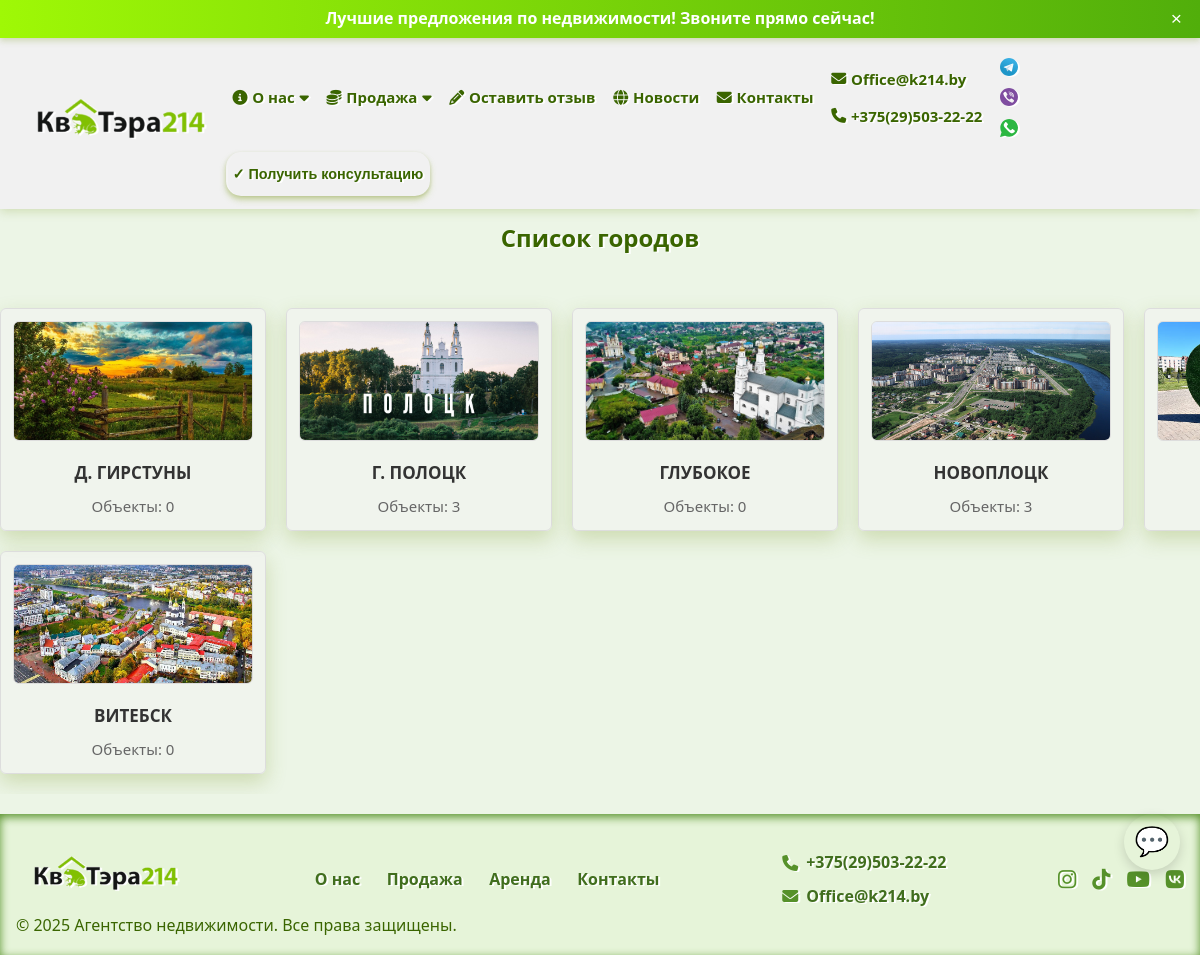
Screenshot of /cities/ with the database file from the repository.
### webapp/models.py (models this page shows, shortened)
class Contact(models.Model):
    name = models.CharField(max_length=255)
    phone = models.CharField(max_length=20, default='phone')
    phone_two = models.CharField(max_length=20, default='phone')
    email = models.EmailField()
    class Meta:
        verbose_name = "Контакт"
        verbose_name_plural = "Контакты"

class Messengers(models.Model):
    contact = models.ForeignKey(Contact, related_name='messengers', on_delete=models.CASCADE)
    name = models.CharField(max_length=100)
    url = models.URLField()
    icon_svg = models.FileField(upload_to='messenger_svgs/', blank=True, null=True, help_text='SVG файл иконки')
    is_had = models.BooleanField(default=True, verbose_name="В верхнее меню")
    class Meta:
        verbose_name = "Мессенджеры"
        verbose_name_plural = "Мессенджеры"

class City(models.Model):
    name = models.CharField(max_length=255, unique=True, verbose_name="Название города")
    slug = models.SlugField(max_length=255, unique=True, blank=True, null=True, verbose_name="Slug для URL")
    description = models.TextField(blank=True, null=True, verbose_name="Описание города")
    photo = models.ImageField(upload_to='city_photos/', blank=True, null=True, verbose_name="Фото города")
    def photo_preview(self):
        if self.photo:
            return format_html('<img src="{}" style="max-height: 100px;"/>', self.photo.url)
        return "Нет фото"
    photo_preview.short_description = "Фото"
    class Meta:
        verbose_name = "Город"
        verbose_name_plural = "Города"
        ordering = ['name']

class SocialNetwork(models.Model):
    contact = models.ForeignKey(Contact, related_name='social_networks', on_delete=models.CASCADE)
    name = models.CharField(max_length=100)
    url = models.URLField()
    icon = models.CharField(max_length=100, help_text='Название иконки (например, fa-facebook) или путь')
    is_had = models.BooleanField(default=True, verbose_name="В верхнее меню")
    class Meta:
        verbose_name = "Соц сети"
        verbose_name_plural = "Соц сети"

### webapp/views.py (the view)
# urls.py: path('cities/', views.city_list, name='city_list'),
def city_list(request):
    cities = City.objects.annotate(property_count=Count('properties'))
    return render(request, 'webapp/category_objects.html', {'cities': cities})

### webapp/context_processors.py (called while the page is built)
def contact_data(request):
    contact = Contact.objects.prefetch_related('social_networks', 'messengers').first()
    cities = City.objects.all()
    if contact:
        social_networks = contact.social_networks.filter(is_had=True)
        messengers = contact.messengers.filter(is_had=True)
    else:
        social_networks = []
        messengers = []
    return {
        'contact': contact,
        'social_networks': social_networks,
        'messengers': messengers,
        'cities': cities,
    }

def get_usd_to_byn_rate():
    url = "https://api.nbrb.by/exrates/rates/USD?parammode=2"
    response = requests.get(url)
    if response.status_code == 200:
        data = response.json()
        rate = data.get('Cur_OfficialRate')
        scale = data.get('Cur_Scale', 1)
        if rate and scale:
            return rate / scale
    return None

def currency_rates(request):
    rate = get_usd_to_byn_rate()
    return {
        'usd_to_byn_rate': rate
    }

### webapp/templates/webapp/category_objects.html
{% extends 'main/base.html' %}
{% load static %}
{% load currency_filters %}
{% block content %}
    <section>
        <div class="listing-wrapper">
            <h1 class="page-title">Список городов</h1>
            <div class="city-list-container">
                <div class="city-grid">
                    {% for city in cities %}
                        <div class="city-grid-item">
                            <a href="{% url 'city_detail' slug=city.slug %}" class="city-link">
                                {% if city.photo %}
                                    <img src="{{ city.photo.url }}" alt="{{ city.name }}" class="city-photo"/>
                                {% endif %}
                                <span class="city-name">{{ city.name }}</span>
                            </a>
                            <span class="property-count">Объекты: {{ city.property_count }}</span>
                        </div>
                    {% empty %}
                        <p>Города не найдены</p>
                    {% endfor %}
                </div>
            </div>
        </div>
    </section>
{% endblock %}

### templates/main/base.html (shortened to what this page needs)
{% load static %}
<!DOCTYPE html>
<html lang="ru">
<head>
    <link href="https://cdnjs.cloudflare.com/ajax/libs/font-awesome/6.4.0/css/all.min.css" rel="stylesheet"/>
    <link rel="stylesheet" href="{% static 'webapp/css/style.css' %}"/>
</head>
<body>
<div id="top-bar" class="top-bar marquee-container">
    <span class="marquee-text">Лучшие предложения по недвижимости! Звоните прямо сейчас!</span>
    <button class="close-button" aria-label="Закрыть">&times;</button>
</div>
<header class="header">
    <div class="container header-container">
        <div class="logo">
            <a href="{% url 'index' %}">
                <img src="{% static 'webapp/images/logo_kvatera.png' %}" alt="Логотип агентства"/>
            </a>
        </div>
        <nav id="navMenu" class="nav" aria-hidden="true">
            <ul class="menu">
                <li class="dropdown about-dropdown">
                    <a href="{% url 'about' %}"><i class="fa-solid fa-info-circle"></i> О нас <i
                            class="fa fa-caret-down"></i></a>
                </li>
                <li class="dropdown sale-dropdown">
                    <a href="{% url 'city_list' %}"><i class="fa-solid fa-coins"></i> Продажа <i
                            class="fa fa-caret-down"></i></a>
                </li>
                <li><a href="#" id="openReviewBtn"><i class="fas fa-pencil-alt"></i> Оставить отзыв</a></li>
                <li><a href="{% url 'contacts' %}"><i class="fa-solid fa-globe"></i> Новости</a></li>
                <li><a href="{% url 'contacts' %}"><i class="fa-solid fa-envelope"></i> Контакты</a></li>
                <li class="contacts-menu">
                    <a href="mailto:{{ contact.email|urlencode }}"><i
                            class="fa-solid fa-envelope"></i> {{ contact.email }}</a>
                    <a href="tel:{{ contact.phone|urlencode }}"><i class="fa-solid fa-phone"></i> {{ contact.phone }}
                    </a>
                </li>
                <li class="messenger-menu">
                    {% for messenger in messengers %}
                        <a href="{{ messenger.url }}" aria-label="{{ messenger.name }}" target="_blank"
                           rel="noopener noreferrer">
                            {% if messenger.icon_svg %}
                                <img src="{{ messenger.icon_svg.url }}" alt="{{ messenger.name }}"
                                     class="messengers"/>
                            {% else %}
                                {{ messenger.name }}
                            {% endif %}
                        </a>
                    {% empty %}
                        <span>Мессенджеров нет</span>
                    {% endfor %}
                </li>
                <li>
                    <button class="btn-consultation" id="openConsultationBtn">✓ Получить консультацию</button>
                </li>
            </ul>
        </nav>
    </div>
    <div id="messenger-menu-always" aria-label="Мессенджер меню" role="navigation" class="messenger-menu-always">
        <button class="messenger-toggle" aria-expanded="false" aria-controls="messenger-options">
            💬
        </button>
    </div>
</header>
{% block content %}{% endblock %}
<footer class="footer">
    <div class="container footer-container">
        <div class="footer-logo">
            <img src="{% static 'webapp/images/logo_kvatera.png' %}" alt="Логотип агентства"/>
        </div>
        <nav class="footer-menu">
            <a href="{% url 'about' %}">О нас</a>
            <a href="{% url 'sale' %}">Продажа</a>
            <a href="{% url 'rent' %}">Аренда</a>
            <a href="{% url 'contacts' %}">Контакты</a>
        </nav>
        <div class="footer-contacts">
            <p>
                <i class="fa-solid fa-phone"></i>
                <a href="tel:{{ contact.phone|urlencode }}">{{ contact.phone }}</a>
            </p>
            <p>
                <i class="fa-solid fa-envelope"></i>
                <a href="mailto:{{ contact.email|urlencode }}">{{ contact.email }}</a>
            </p>
        </div>
        <div class="footer-social">
            {% for social in contact.social_networks.all %}
                <a href="{{ social.url }}" aria-label="{{ social.name }}" target="_blank" rel="noopener noreferrer">
                    <i class="{{ social.icon }}"></i>
                </a>
            {% empty %}
                <p>Соцсетей нет</p>
            {% endfor %}
        </div>
    </div>
    <div class="copyright">
        &copy; 2025 Агентство недвижимости. Все права защищены.
    </div>
</footer>
</body>
</html>

### rows the page displays
Contact: email "Office@k214.by", phone "+375(29)503-22-22"
Messengers: icon_svg (picture)
Messengers: icon_svg (picture)
Messengers: icon_svg (picture)
City: photo (picture), name "Д. ГИРСТУНЫ", property_count "0"
City: photo (picture), name "Г. ПОЛОЦК", property_count "3"
City: photo (picture), name "ГЛУБОКОЕ", property_count "0"
City: photo (picture), name "НОВОПЛОЦК", property_count "3"
City: photo (picture)
City: photo (picture), name "ВИТЕБСК", property_count "0"
